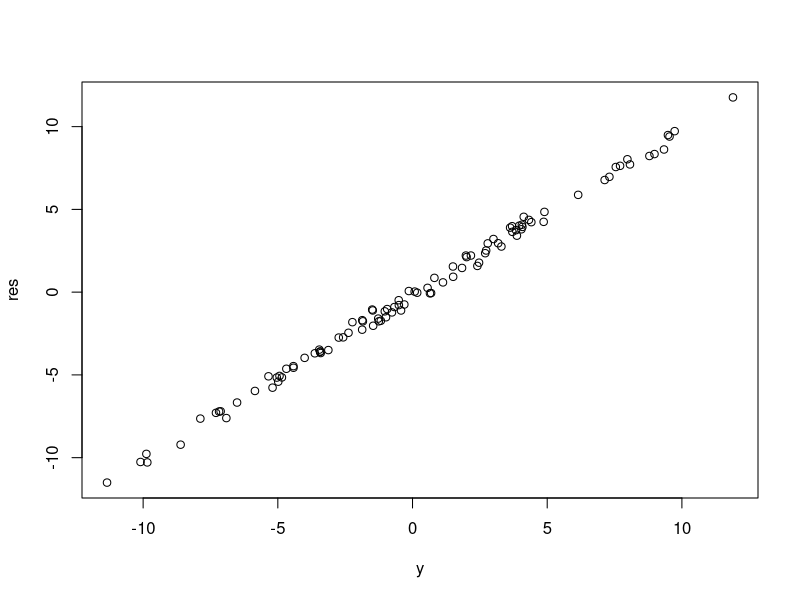
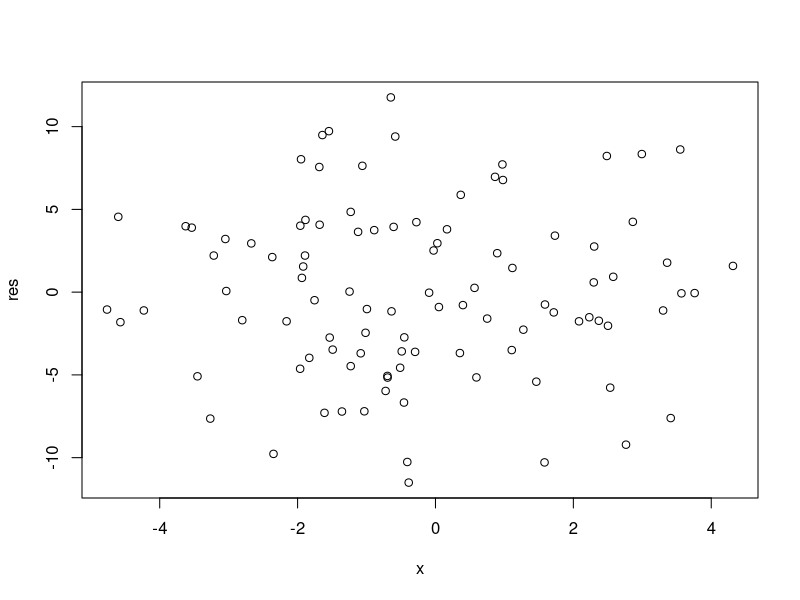
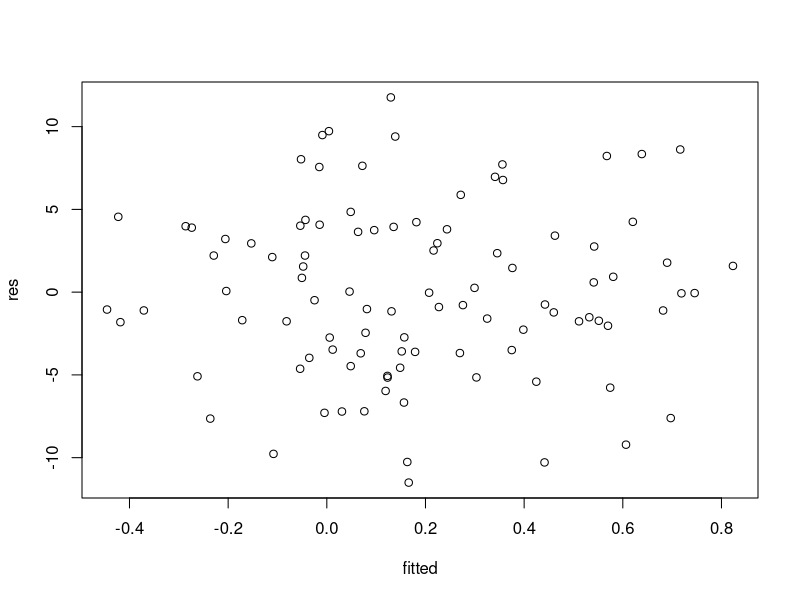
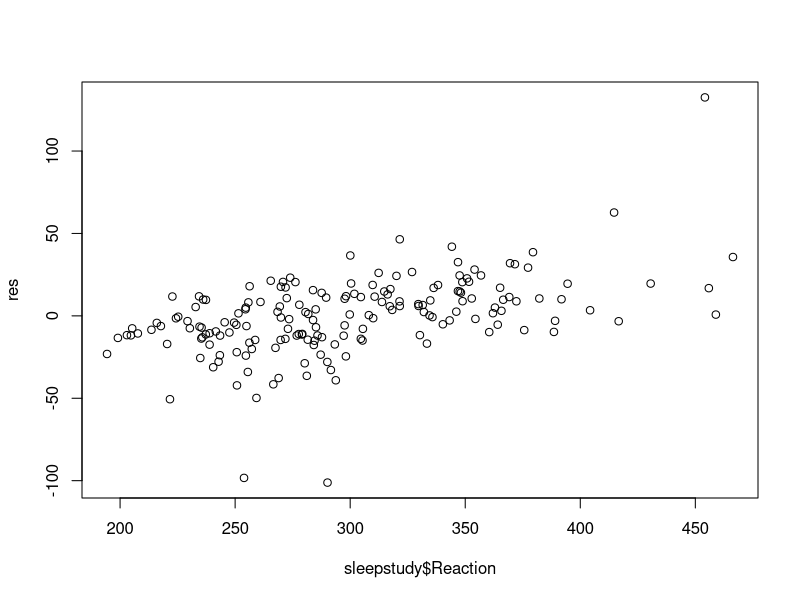
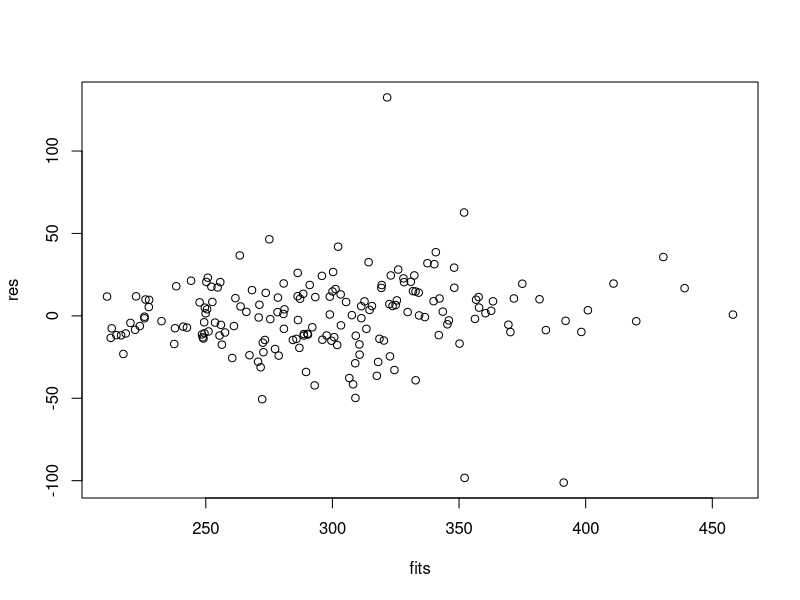
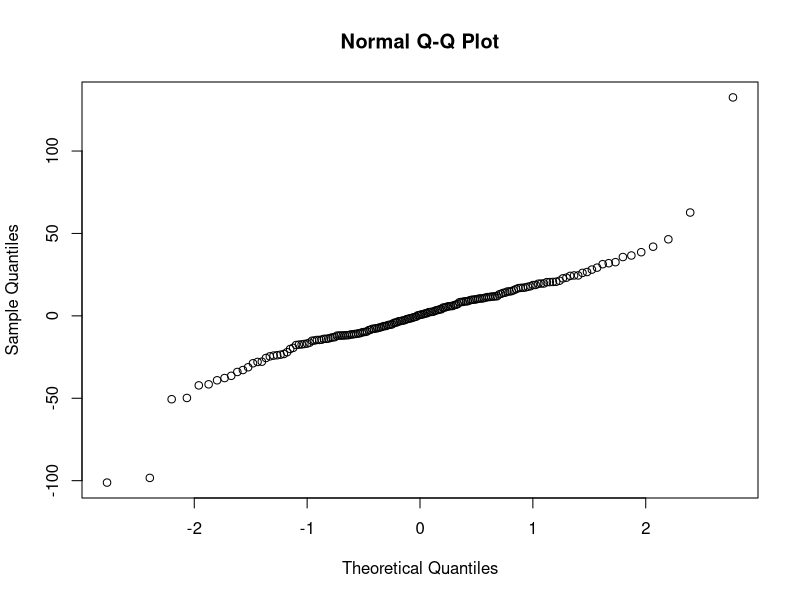
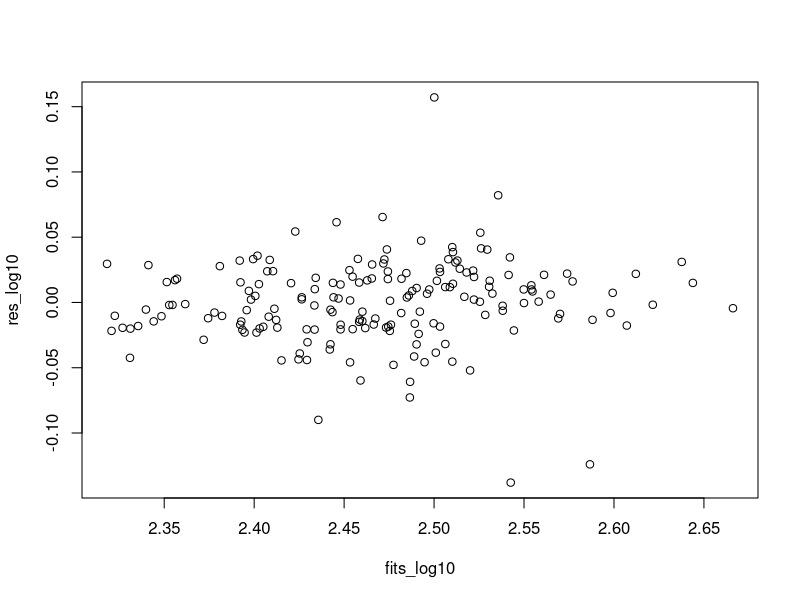
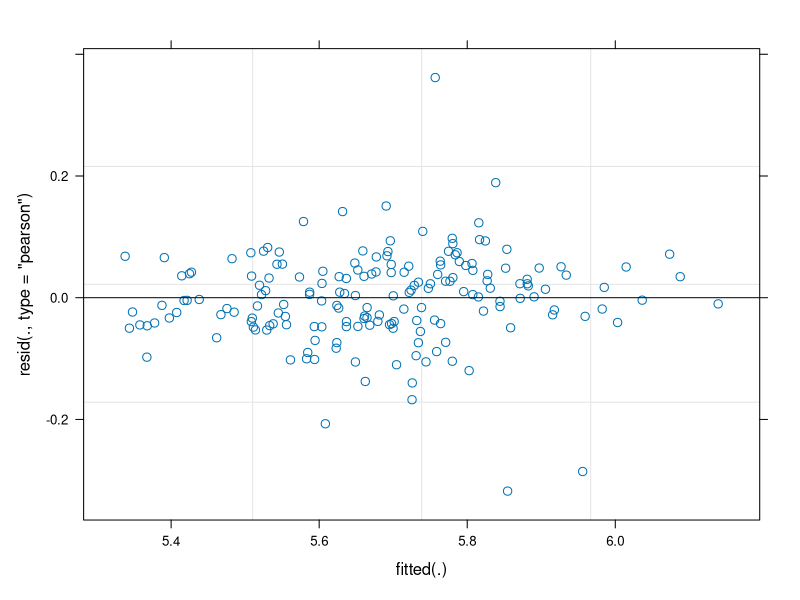

The R script that drew these images, in order:
y      <- rnorm(100, 0, 5)
x      <- rnorm(100, 0, 2)
res    <- lm(y ~ x)$residuals
fitted <- lm(y ~ x)$fitted.values
plot(y, res)
plot(x, res)
plot(fitted, res)



require(lme4)

m0 <- lmer(Reaction ~ 1 + Days + (1+Days|Subject), sleepstudy)
res <- resid(m0)
plot(sleepstudy$Reaction, res)

fits<- fitted(m0)
res <- resid(m0)
x11()
plot(fits, res)
qqnorm(res)
summary(lm(res~fits))

sleepstudy$reaction_log10 <- log10(sleepstudy$Reaction)
sleepstudy$reaction_loge <- log(sleepstudy$Reaction)
m1 <- lmer(reaction_log10 ~ 1 + Days + (1+Days|Subject), sleepstudy)
m2 <- lmer(reaction_loge ~ 1 + Days + (1+Days|Subject), sleepstudy)

res_log10 <- resid(m1)
res_loge <- resid(m2)
fits_log10 <- fitted(m1)
fits_loge <- fitted(m2)
plot(fits_log10,res_log10)
summary(lm(res_log10~fits_log10))
summary(lm(res_loge~fits_log10))

plot(m2)

n <- 1000
x <- rnorm(n,0,1)
z <- rnorm(n,2,2)
y <- x + z + x*z + rnorm(n,0,1)

m0 <- lm(y~x*z)
plot(m0)

m1 <- lm(y~x)
summary(m1)
plot(m1)




